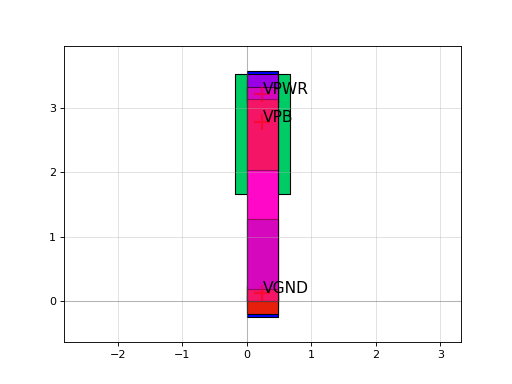

Write the Python code that produced this figure.
import sky130

c = sky130.components.sky130_fd_sc_hs__tapvgnd_1()
c.plot()
